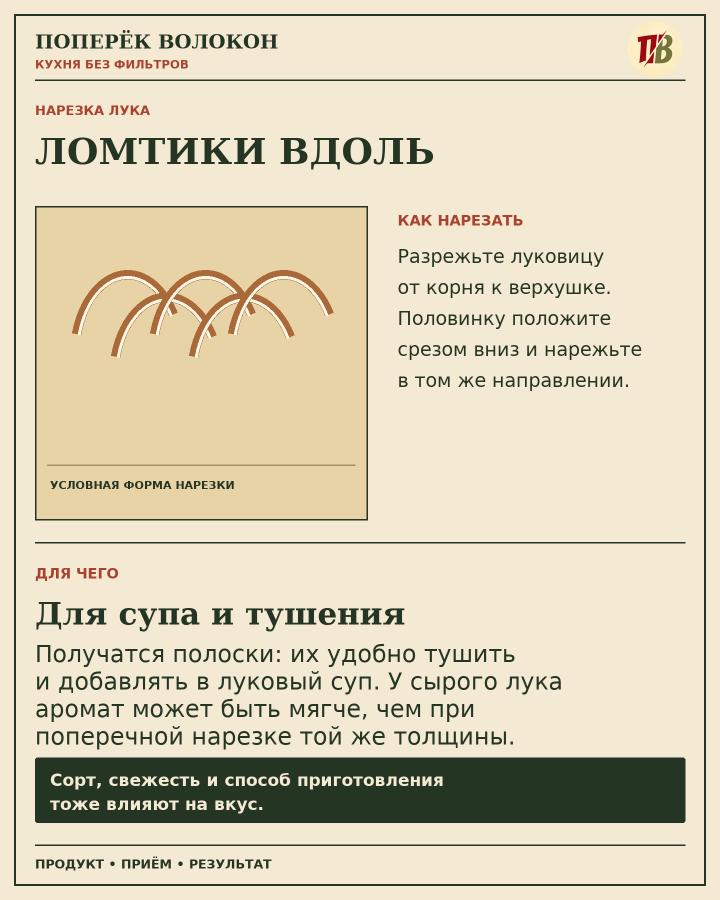
#> input picture proekt/03-chernoviki/luk-raznye-sposoby/stranica-04.png, 1440 x 1800 px, given in place of logo-02.png, which was not available (shown at 1/2 size)
$ python sobrat-kartochki.py
#> lines starting #> are read from the running program, lines starting #| are printed output that depends on the picture; after the words box and inside, x2 and y2 are one past the last pixel; in counts of white or black regions, pixels touching at a corner belong together
"""Черновые карточки о луке. Pillow, DejaVu, иллюстрация и утверждённый знак."""
from pathlib import Path
import math
from PIL import Image, ImageDraw, ImageFont, ImageOps
import random
P=Path(__file__).resolve().parent
FONT='/usr/share/fonts/truetype/dejavu/'
F={'sans':'DejaVuSans.ttf','bold':'DejaVuSans-Bold.ttf','serif':'DejaVuSerif-Bold.ttf'}
cream='#f4e9d2'; ink='#243524'; red='#a9432f'; gold='#d9a857'; light='#fff8e7'; pale='#e4d4af'
def font(sz,kind='sans'): return ImageFont.truetype(FONT+F[kind],sz)
def txt(d,xy,text,sz,kind='sans',color=ink,maxw=1260):
    f=font(sz,kind); assert d.textlength(text,font=f)<=maxw,(text,d.textlength(text,font=f),maxw); d.text(xy,text,font=f,fill=color)
def lines(d,x,y,items,sz=46,step=69,kind='sans',color=ink,maxw=1200):
    for i,s in enumerate(items): txt(d,(x,y+i*step),s,sz,kind,color,maxw)
def base(title,tag='НАРЕЗКА ЛУКА'):
#> called with title = 'КАК НАРЕЗАТЬ ЛУК?', tag = 'ОДИН ПРОДУКТ — РАЗНЫЕ ЗАДАЧИ'
    im=Image.new('RGB',(1440,1800),cream); d=ImageDraw.Draw(im)
    d.rectangle((28,28,1411,1771),outline=ink,width=4)
    txt(d,(70,60),'ПОПЕРЁК ВОЛОКОН',39,'serif',ink,920)
    txt(d,(70,115),'КУХНЯ БЕЗ ФИЛЬТРОВ',23,'bold',red)
    d.line((70,160,1370,160),fill=ink,width=3)
    logo=Image.open(P.parent.parent/'07-upakovka-soobshchestva'/'logo-02.png').convert('RGB')
#> logo is the input picture: PIL image 1440x1800 RGB; mean R, G, B 217.6, 207.6, 182
    logo=ImageOps.fit(logo,(110,110)); mask=Image.new('L',(110,110)); ImageDraw.Draw(mask).ellipse((0,0,109,109),fill=255)
#> after `logo = ImageOps.fit(logo, (110, 110))`:
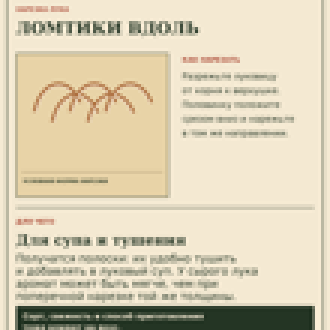
#> logo: PIL image 110x110 RGB (shown 3 times larger); mean R, G, B 217.6, 207.2, 180.8
#> after `mask = Image.new('L', (110, 110))`: mask: PIL image 110x110 L; every value is 0
#> after `ImageDraw.Draw(mask).ellipse((0, 0, 109, 109), fill=255)`:
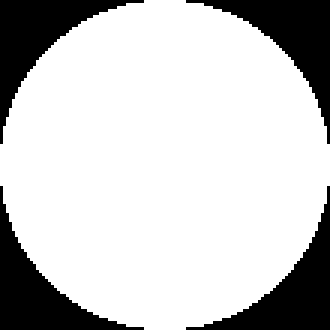
#> mask: PIL image 110x110 L (shown 3 times larger); 78.4% white; 4 black regions, box (x1, y1, x2, y2) and area: (0, 0, 48, 48) 652, (62, 0, 110, 48) 652, (0, 62, 48, 110) 652, (62, 62, 110, 110) 652
    im.paste(logo,(1255,43),mask)
    txt(d,(70,205),tag,26,'bold',red)
    txt(d,(70,260),title,72,'serif',ink,1250)
    return im,d
def footer(d):
    d.line((70,1690,1370,1690),fill=ink,width=3)
    txt(d,(70,1713),'ПРОДУКТ • ПРИЁМ • РЕЗУЛЬТАТ',25,'bold',ink)
def panel(d, heading, how, use, note):
    # Right-hand instructions and full-width purpose block
    txt(d,(795,424),'КАК НАРЕЗАТЬ',29,'bold',red,500)
    lines(d,795,490,how,38,62,maxw=520)
    d.line((70,1085,1370,1085),fill=ink,width=3)
    txt(d,(70,1130),'ДЛЯ ЧЕГО',29,'bold',red)
    txt(d,(70,1190),heading,62,'serif',ink)
    lines(d,70,1280,use,47,55,maxw=1260)
    d.rounded_rectangle((70,1515,1370,1645),radius=5,fill=ink)
    lines(d,100,1540,note,34,48,'bold',cream,1200)
def artpanel(d):
    d.rectangle((70,412,735,1040),fill='#e8d3a7',outline=ink,width=3)
    d.line((94,930,710,930),fill='#a7926d',width=3)
    txt(d,(100,957),'УСЛОВНАЯ ФОРМА НАРЕЗКИ',22,'bold',ink,600)
def cubes(d):
    random.seed(4)
    for row in range(3):
      for col in range(4):
        x=160+col*122+(row%2)*13; y=555+row*119+(col%2)*9
        d.polygon([(x,y+25),(x+64,y),(x+113,y+30),(x+49,y+56)],fill='#f7eed2',outline=ink,width=3)
        d.polygon([(x,y+25),(x+49,y+56),(x+49,y+114),(x,y+83)],fill='#dfba77',outline=ink,width=3)
        d.polygon([(x+49,y+56),(x+113,y+30),(x+113,y+86),(x+49,y+114)],fill='#efdbad',outline=ink,width=3)
def arcs(d):
    # Crosswise pieces, translucent concentric arcs, the open edge downward.
    for x,y,sc in [(150,560,1),(310,600,0.95),(465,555,1.03)]:
      w=int(185*sc);h=int(220*sc)
      for off in range(0,65,16):
       d.arc((x+off,y+off//2,x+w-off,y+h-off//2),180,360,fill='#b36a3b',width=9)
      d.line((x,y+h//2,x+w,y+h//2),fill=ink,width=3)
def rings(d):
    for x,y in [(190,575),(365,650),(290,475)]:
      for off in range(0,70,20):d.ellipse((x+off,y+off,x+250-off,y+250-off),outline='#b16b3d',width=10)
def strips(d):
    for k in range(5):
      x=140+k*78; y=540+(k%2)*45
      d.arc((x,y,x+230,y+340),195,330,fill='#aa6938',width=19)
      d.arc((x+12,y+12,x+218,y+328),195,330,fill=light,width=6)
def wedges(d):
    for x,y,rot in [(185,535,5),(410,570,25),(250,700,-12)]:
      angles=[math.radians(rot+a) for a in range(12,75,3)]
      def arc(radius): return [(int(x+radius*math.cos(a)),int(y+radius*math.sin(a))) for a in angles]
      outer=arc(180)
      d.polygon([(x,y),*outer],fill='#f9efd5',outline=ink,width=4)
      for radius in (60,90,120,150): d.line(arc(radius),fill='#b78650',width=5)
      d.line([(x,y),outer[0]],fill=ink,width=4);d.line([(x,y),outer[-1]],fill=ink,width=4)
def save(im,n):
    footer(ImageDraw.Draw(im)); im.save(P/f'stranica-{n:02d}.png',optimize=True)
# Cover
im,d=base('КАК НАРЕЗАТЬ ЛУК?', 'ОДИН ПРОДУКТ — РАЗНЫЕ ЗАДАЧИ')
txt(d,(70,370),'Форма влияет на текстуру',50,'bold',ink)
txt(d,(70,438),'и на то, как лук ощущается в блюде.',43,'sans',ink)
src=Image.open(P/'illyustraciya-luk.png').convert('RGB'); src=ImageOps.fit(src,(1300,960),Image.Resampling.LANCZOS,centering=(.5,.66))
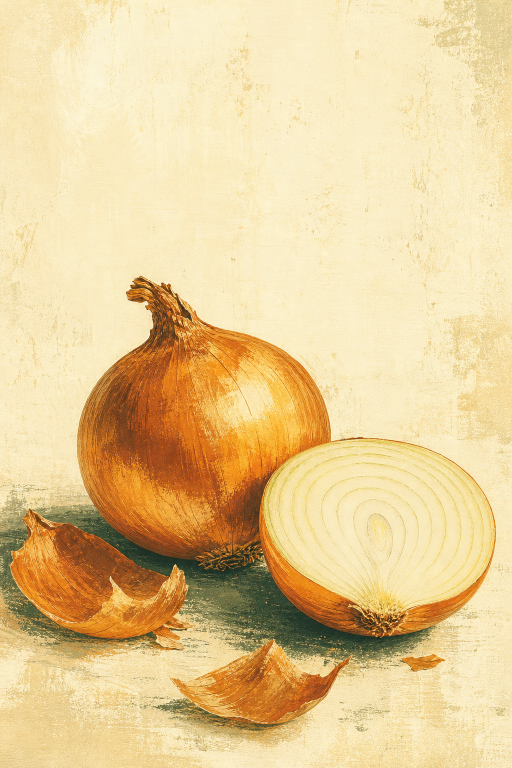
#> input picture proekt/03-chernoviki/luk-raznye-sposoby/illyustraciya-luk.png, 1024 x 1536 px (shown at 1/2 size)
#> further down, src is the input picture: PIL image 1024x1536 RGB; mean R, G, B 230.2, 203.5, 151.2
#> after `src = ImageOps.fit(src, (1300, 960), Image.Resampling.LANCZOS, centeri`:
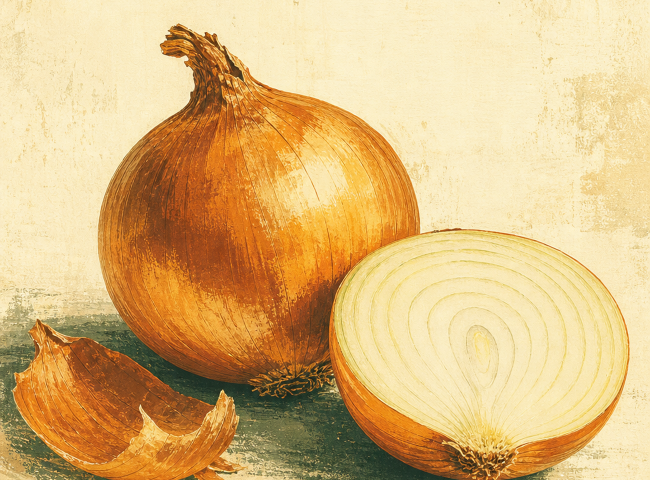
#> src: PIL image 1300x960 RGB (shown at 1/2 size); mean R, G, B 219.2, 183.8, 126.1
im.paste(src,(70,535));d=ImageDraw.Draw(im);d.rectangle((70,535,1369,1494),outline=ink,width=3)
d.rectangle((70,1530,1370,1640),fill=ink);txt(d,(100,1560),'НАРЕЗКА, ПРИМЕНЕНИЕ И КАК УМЕНЬШИТЬ СЛЁЗЫ',31,'bold',cream,1220);save(im,1)
#> in save, `footer(ImageDraw.Draw(im))`:
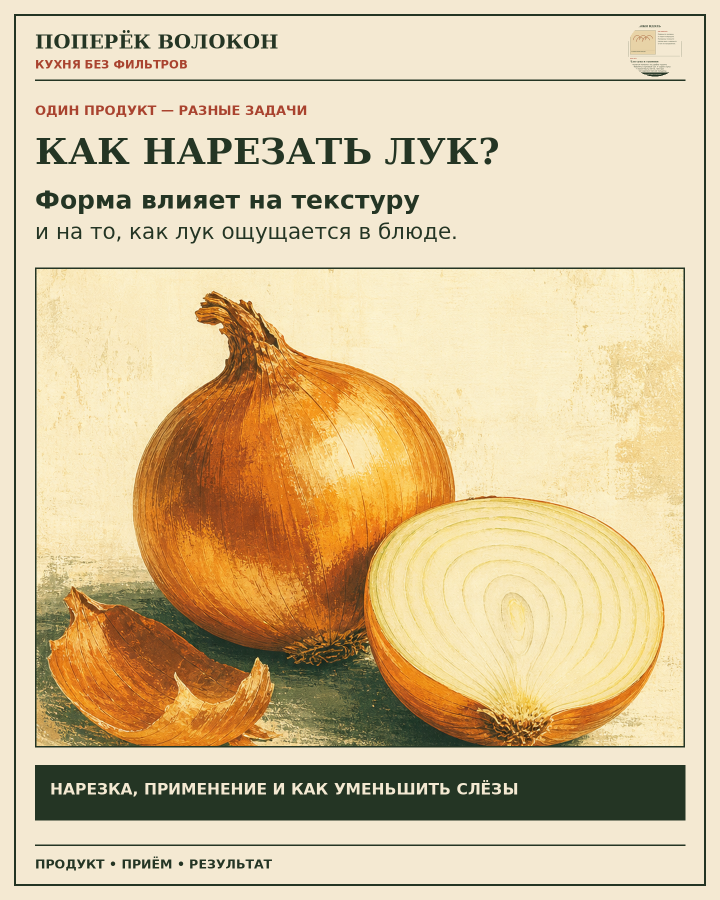
#> im: PIL image 1440x1800 RGB (shown at 1/2 size); mean R, G, B 213.8, 193.3, 154.2
# Dice
im,d=base('КУБИКИ');artpanel(d);cubes(d)
panel(d,'Для основы блюда', ['Половинку положите','срезом вниз. Надрежьте','вдоль, не доходя до','корня, затем поперёк.'], ['Небольшие кусочки удобно распределить','в супе, соусе или начинке. При долгом','приготовлении они менее заметны.'], ['Для более ровных кусочков можно','нарезать лук четвертинками.']);save(im,2)
# rings
im,d=base('КОЛЬЦА И ПОЛУКОЛЬЦА');artpanel(d);arcs(d)
panel(d,'Когда лук остаётся заметным', ['Для колец нарежьте','луковицу поперёк.','Для полуколец сначала','разрежьте её пополам.'], ['Тонкие полукольца — в салат или маринад.','Толстые кольца подойдут для жарки','в кляре. Толщину выбирайте под блюдо.'], ['Для устойчивости половинку кладут','на доску плоским срезом вниз.']);save(im,3)
# lengthwise
im,d=base('ЛОМТИКИ ВДОЛЬ');artpanel(d);strips(d)
panel(d,'Для супа и тушения', ['Разрежьте луковицу','от корня к верхушке.','Половинку положите','срезом вниз и нарежьте','в том же направлении.'], ['Получатся полоски: их удобно тушить','и добавлять в луковый суп. У сырого лука','аромат может быть мягче, чем при','поперечной нарезке той же толщины.'], ['Сорт, свежесть и способ приготовления','тоже влияют на вкус.']);save(im,4)
# wedges
im,d=base('КРУПНЫЕ ДОЛЬКИ');artpanel(d);wedges(d)
panel(d,'Для запекания', ['Разрежьте луковицу','от корня к верхушке','пополам, затем каждую','половину — на дольки.'], ['Добавьте к овощам или мясу в духовке.','Крупные куски будут заметны в блюде;','их готовность зависит от размера,','времени и температуры.'], ['Дольки могут разделиться на слои —','это нормально.']);save(im,5)
# size
im,d=base('КАК ВЫБРАТЬ РАЗМЕР?', 'ФОРМА И ТЕКСТУРА')
d.rectangle((70,405,1370,665),fill='#e7d3aa'); txt(d,(105,445),'МЕЛЬЧЕ',49,'serif',red);lines(d,105,520,['Кусочки распределяются в основе','и при приготовлении становятся мягче.'],45,62,maxw=1190)
d.rectangle((70,700,1370,960),fill=light,outline=ink,width=2);txt(d,(105,740),'КРУПНЕЕ',49,'serif',red);lines(d,105,815,['Лук заметнее в блюде. Крупным кускам','обычно нужно больше времени до мягкости.'],45,62,maxw=1190)
d.rectangle((70,995,1370,1255),fill='#e7d3aa');txt(d,(105,1035),'РОВНЕЕ',49,'serif',red);lines(d,105,1110,['Кусочки похожего размера удобнее','готовить равномерно.'],45,62,maxw=1190)
d.line((70,1320,1370,1320),fill=ink,width=3);lines(d,70,1370,['Не существует одной обязательной','нарезки для каждого блюда. Выбирайте','под нужную текстуру и свой вкус.'],50,77,'bold',ink,1260);save(im,6)
#> in save (call 6), `footer(ImageDraw.Draw(im))`:
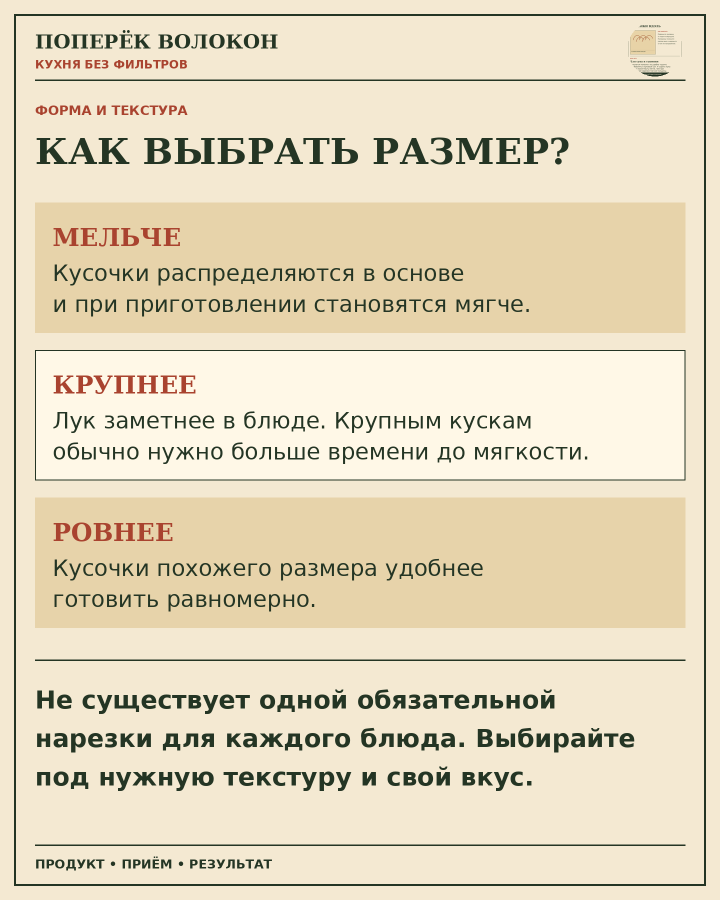
#> im: PIL image 1440x1800 RGB (shown at 1/2 size); mean R, G, B 228.1, 216.5, 190.1
# tears
im,d=base('КАК УМЕНЬШИТЬ СЛЁЗЫ?', 'КОГДА РЕЖЕМ ЛУК')
lines(d,70,390,['При нарезке образуется летучее вещество,','которое раздражает глаза. Что попробовать:'],48,72,maxw=1260)
items=[('ОХЛАДИТЬ','Положите луковицу в холодильник','примерно на 30 минут перед нарезкой.'),('РЕЗАТЬ СПОКОЙНО','Острый нож и неторопливые движения','помогают уменьшить разбрызгивание.'),('ЗАЩИТИТЬ ГЛАЗА','Отведите поток воздуха от лица или','попробуйте плотно прилегающие очки.')]
for j,(head,a,b) in enumerate(items):
 y=605+j*278;d.rectangle((70,y,1370,y+230),fill=light,outline=ink,width=2);txt(d,(100,y+23),head,34,'bold',red);lines(d,100,y+84,[a,b],43,60,maxw=1200)
d.rectangle((70,1460,1370,1635),fill=ink);lines(d,100,1490,['Эти способы могут помочь, но не обещают','полного отсутствия слёз.'],39,60,'bold',cream,1200);save(im,7)
#> in save (call 7), `footer(ImageDraw.Draw(im))`:
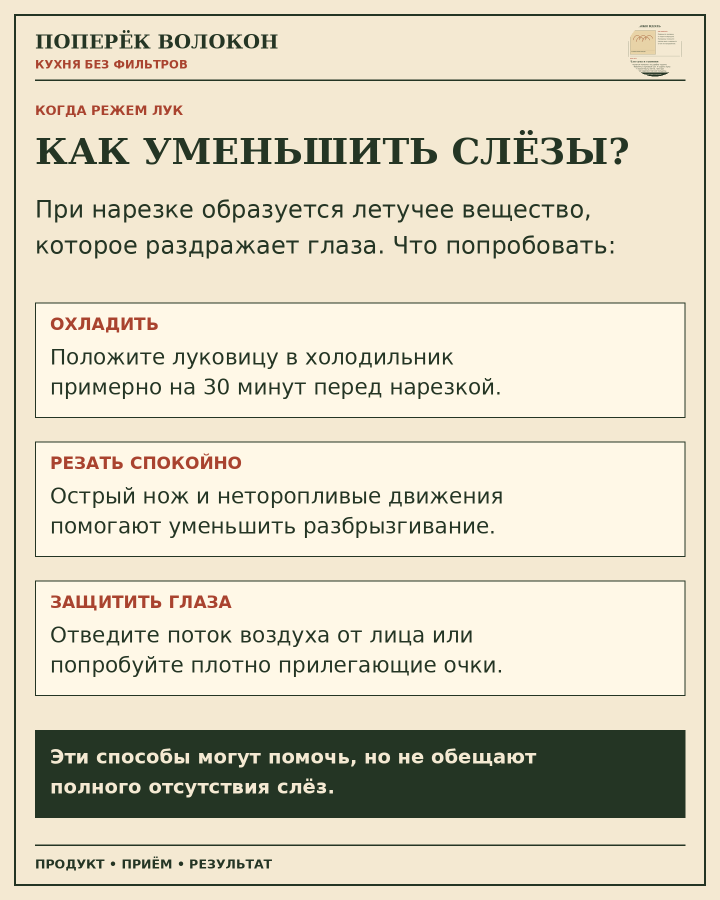
#> im: PIL image 1440x1800 RGB (shown at 1/2 size); mean R, G, B 217.8, 211.4, 191.2
print('Собрано: 7 карточек, 1440 × 1800.')
